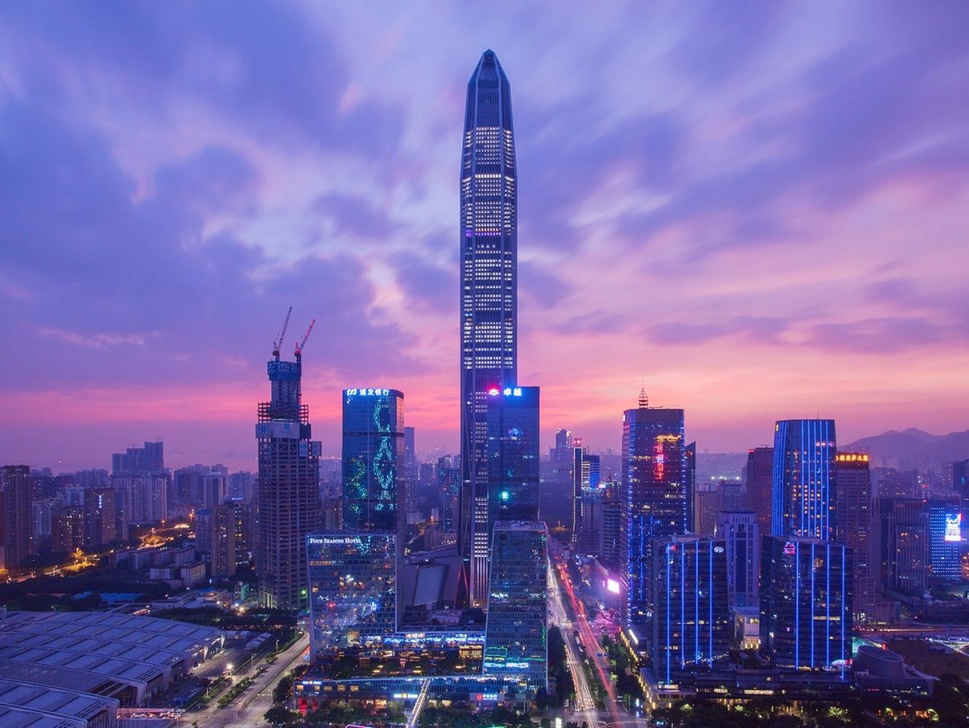
#> input picture shen.jpg, 969 x 728 px, shrunk from 1332 x 1000 before the run
$ python main.py --input shen.jpg --output out.png
#> lines starting #> are read from the running program, lines starting #| are printed output that depends on the picture
#!/usr/bin/python3
"""Script for Public Cloud
@author: A
"""


import argparse
import numpy as np
from matplotlib import pyplot as plt

import numpy as np
import cv2 as cv
import time
from PIL import Image


# construct the argument parser and parse the arguments
parser = argparse.ArgumentParser(description='命令行传入图像名称')
parser.add_argument('-i','--input', required=True,help="path to input image")
parser.add_argument('-o','--output',required=True,help="path to output image")
# parser.add_argument('--batch-size', type=int, default=32)

# args = parser.parse_args()
args = vars(parser.parse_args())


def cv2_im2gray(image_name):
#> called with image_name = 'shen.jpg'
    image_name = args["input"]
    # solution 1st: to use openCv

    img = cv.imread(image_name)
#> img is the input picture: shape (728, 969, 3); mean B, G, R 167.6, 102.7, 117.4

    gray_img = cv.cvtColor(img, cv.COLOR_BGR2GRAY)  # Y = 0.299R + 0.587G + 0.114B
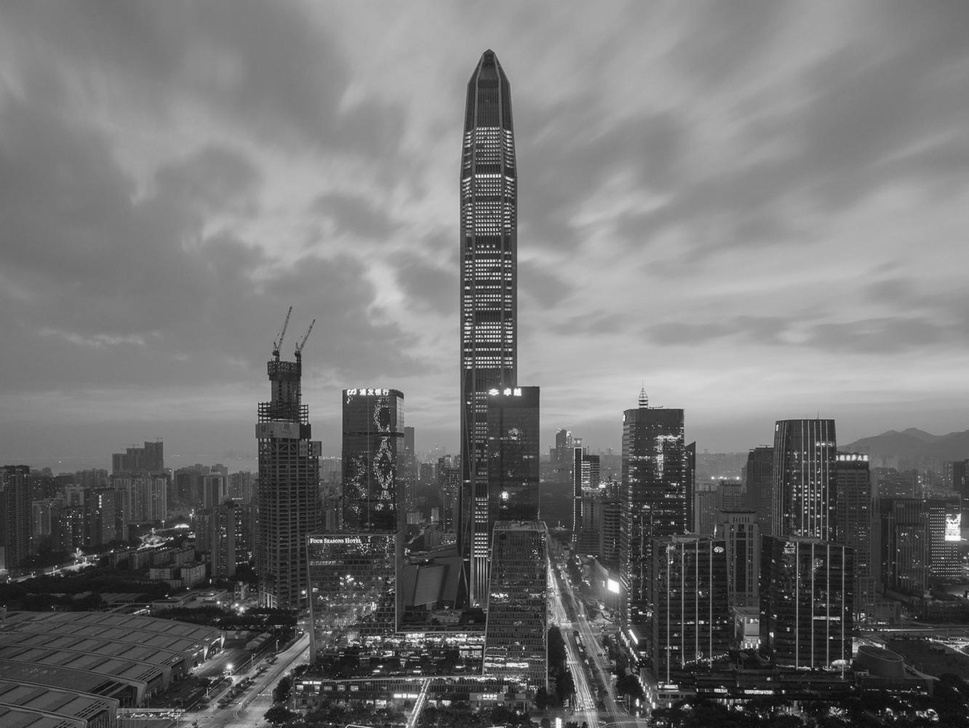
#> gray_img: shape (728, 969); min 4, max 255, mean 114.5
    print("cv2.cvtColor(img, cv2.COLOR_BGR2GRAY)结果如下：")
    print('大小:{}'.format(gray_img.shape))
#| 大小:(728, 969)
    print("类型：%s" % type(gray_img))
#| 类型：<class 'numpy.ndarray'>
    print(gray_img)
#> (printed output is left out)

    # cv.imwrite('./processed/'+str(time.time()) + ".jpg", gray_img)
    cv.imwrite('./processed/'+args["output"] + ".jpg", gray_img)


if __name__ == '__main__':
    image_name = args["input"]
    cv2_im2gray(image_name)
